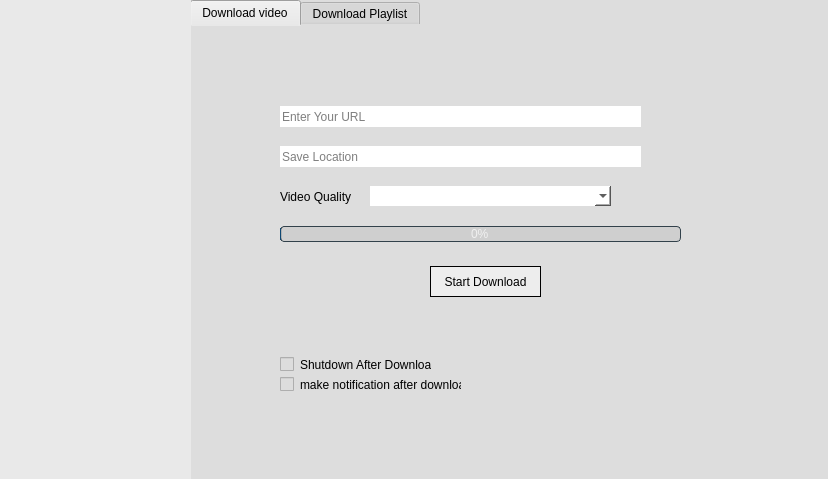
<?xml version="1.0" encoding="UTF-8"?>
<ui version="4.0">
 <class>MainWindow</class>
 <widget class="QMainWindow" name="MainWindow">
  <property name="enabled">
   <bool>true</bool>
  </property>
  <property name="geometry">
   <rect>
    <x>0</x>
    <y>0</y>
    <width>828</width>
    <height>479</height>
   </rect>
  </property>
  <property name="sizePolicy">
   <sizepolicy hsizetype="Fixed" vsizetype="Fixed">
    <horstretch>0</horstretch>
    <verstretch>0</verstretch>
   </sizepolicy>
  </property>
  <property name="windowTitle">
   <string>MainWindow</string>
  </property>
  <property name="styleSheet">
   <string notr="true">QWidget {
    background-color: #DDDDDD;
    border: 0px solid #32414B;
    padding: 0px;
    color: black;
    selection-background-color: #1464A0;
    selection-color: #F0F0F0;
}
QLineEdit{
	background-color:white;
	color:black;
}

QProgressBar{
    background-color: #CFCFCF;
    border: 1px solid #32414B;
    color: #F0F0F0;
    border-radius: 4px;
	text-align:center;
}

QListWidget{
	background:#E9E9E9;
	color:white;
}
QListWidget:item:hover{
	background-color:#181818;
	border-left:4px slide #006eff
}
QComboBox{
	background-color:white;
}
QLCDNumber{
	border:1px solid white;
}
QPushButton:hover {
    border: 1px solid #19232D;
}
QPushButton:pressed {
    background-color: #6f6f6f;
	border: 1px solid #19232D;

}</string>
  </property>
  <widget class="QWidget" name="centralwidget">
   <widget class="QTabWidget" name="tabWidget">
    <property name="geometry">
     <rect>
      <x>190</x>
      <y>0</y>
      <width>641</width>
      <height>511</height>
     </rect>
    </property>
    <property name="currentIndex">
     <number>0</number>
    </property>
    <widget class="QWidget" name="tab_2">
     <attribute name="title">
      <string>Download video</string>
     </attribute>
     <widget class="QLineEdit" name="save_video">
      <property name="geometry">
       <rect>
        <x>90</x>
        <y>120</y>
        <width>361</width>
        <height>21</height>
       </rect>
      </property>
      <property name="placeholderText">
       <string>Save Location</string>
      </property>
     </widget>
     <widget class="QLineEdit" name="video_url">
      <property name="geometry">
       <rect>
        <x>90</x>
        <y>80</y>
        <width>361</width>
        <height>21</height>
       </rect>
      </property>
      <property name="placeholderText">
       <string>Enter Your URL</string>
      </property>
     </widget>
     <widget class="QComboBox" name="combo_box">
      <property name="geometry">
       <rect>
        <x>180</x>
        <y>160</y>
        <width>241</width>
        <height>20</height>
       </rect>
      </property>
      <property name="editable">
       <bool>false</bool>
      </property>
     </widget>
     <widget class="QLabel" name="label_5">
      <property name="geometry">
       <rect>
        <x>90</x>
        <y>160</y>
        <width>71</width>
        <height>21</height>
       </rect>
      </property>
      <property name="text">
       <string>Video Quality</string>
      </property>
     </widget>
     <widget class="QProgressBar" name="progress_bar">
      <property name="geometry">
       <rect>
        <x>90</x>
        <y>200</y>
        <width>401</width>
        <height>16</height>
       </rect>
      </property>
      <property name="sizePolicy">
       <sizepolicy hsizetype="Fixed" vsizetype="Fixed">
        <horstretch>0</horstretch>
        <verstretch>0</verstretch>
       </sizepolicy>
      </property>
      <property name="value">
       <number>0</number>
      </property>
     </widget>
     <widget class="QPushButton" name="video_save">
      <property name="geometry">
       <rect>
        <x>460</x>
        <y>120</y>
        <width>31</width>
        <height>21</height>
       </rect>
      </property>
      <property name="text">
       <string/>
      </property>
      <property name="icon">
       <iconset resource="My Download Project/image.qrc">
        <normaloff>:/images/image/save.png</normaloff>:/images/image/save.png</iconset>
      </property>
      <property name="iconSize">
       <size>
        <width>20</width>
        <height>61</height>
       </size>
      </property>
     </widget>
     <widget class="QPushButton" name="video_start">
      <property name="geometry">
       <rect>
        <x>240</x>
        <y>240</y>
        <width>111</width>
        <height>31</height>
       </rect>
      </property>
      <property name="styleSheet">
       <string notr="true">QPushButton{
	background-color:#EDEDED;
	color:black;
	border:1px solid black;
}
QPushButton:hover{
	background-color:#a8a8a8;
	border: 3px solid #148CD2;
}
QPushButton:pressed {
    background-color: #19232D;
    border: 1px solid #19232D;
}</string>
      </property>
      <property name="text">
       <string>Start Download</string>
      </property>
     </widget>
     <widget class="QPushButton" name="video_search">
      <property name="geometry">
       <rect>
        <x>460</x>
        <y>80</y>
        <width>31</width>
        <height>21</height>
       </rect>
      </property>
      <property name="text">
       <string/>
      </property>
      <property name="icon">
       <iconset resource="My Download Project/image.qrc">
        <normaloff>:/images/image/search.png</normaloff>:/images/image/search.png</iconset>
      </property>
      <property name="iconSize">
       <size>
        <width>20</width>
        <height>61</height>
       </size>
      </property>
     </widget>
     <widget class="QCheckBox" name="shutdown_video">
      <property name="geometry">
       <rect>
        <x>90</x>
        <y>330</y>
        <width>151</width>
        <height>17</height>
       </rect>
      </property>
      <property name="text">
       <string>Shutdown After Download</string>
      </property>
     </widget>
     <widget class="QCheckBox" name="notification_video">
      <property name="geometry">
       <rect>
        <x>90</x>
        <y>350</y>
        <width>181</width>
        <height>17</height>
       </rect>
      </property>
      <property name="text">
       <string>make notification after download</string>
      </property>
     </widget>
    </widget>
    <widget class="QWidget" name="tab_3">
     <attribute name="title">
      <string>Download Playlist</string>
     </attribute>
     <widget class="QLineEdit" name="save_playlist">
      <property name="geometry">
       <rect>
        <x>90</x>
        <y>120</y>
        <width>361</width>
        <height>21</height>
       </rect>
      </property>
      <property name="placeholderText">
       <string>Save Location</string>
      </property>
     </widget>
     <widget class="QLineEdit" name="playlist_url">
      <property name="geometry">
       <rect>
        <x>90</x>
        <y>80</y>
        <width>361</width>
        <height>21</height>
       </rect>
      </property>
      <property name="placeholderText">
       <string>Enter Your URL</string>
      </property>
     </widget>
     <widget class="QLabel" name="label_7">
      <property name="geometry">
       <rect>
        <x>90</x>
        <y>160</y>
        <width>71</width>
        <height>21</height>
       </rect>
      </property>
      <property name="text">
       <string>Video Quality: </string>
      </property>
     </widget>
     <widget class="QPushButton" name="playlist_start">
      <property name="geometry">
       <rect>
        <x>240</x>
        <y>280</y>
        <width>111</width>
        <height>31</height>
       </rect>
      </property>
      <property name="styleSheet">
       <string notr="true">QPushButton{
	background-color:#EDEDED;
	color:black;
	border:1px solid black;
}
QPushButton:hover{
	background-color:#a8a8a8;
	border: 3px solid #148CD2;
}
QPushButton:pressed {
    background-color: #19232D;
    border: 1px solid #19232D;
}</string>
      </property>
      <property name="text">
       <string>Start Download</string>
      </property>
     </widget>
     <widget class="QProgressBar" name="progress_bar2">
      <property name="geometry">
       <rect>
        <x>90</x>
        <y>240</y>
        <width>401</width>
        <height>16</height>
       </rect>
      </property>
      <property name="sizePolicy">
       <sizepolicy hsizetype="Fixed" vsizetype="Fixed">
        <horstretch>0</horstretch>
        <verstretch>0</verstretch>
       </sizepolicy>
      </property>
      <property name="value">
       <number>0</number>
      </property>
     </widget>
     <widget class="QLCDNumber" name="lcdNumber">
      <property name="geometry">
       <rect>
        <x>190</x>
        <y>201</y>
        <width>64</width>
        <height>20</height>
       </rect>
      </property>
     </widget>
     <widget class="QLabel" name="label">
      <property name="geometry">
       <rect>
        <x>90</x>
        <y>200</y>
        <width>71</width>
        <height>16</height>
       </rect>
      </property>
      <property name="text">
       <string>Current Video</string>
      </property>
     </widget>
     <widget class="QPushButton" name="playlist_save">
      <property name="geometry">
       <rect>
        <x>460</x>
        <y>120</y>
        <width>31</width>
        <height>21</height>
       </rect>
      </property>
      <property name="text">
       <string/>
      </property>
      <property name="icon">
       <iconset resource="My Download Project/image.qrc">
        <normaloff>:/images/image/save.png</normaloff>:/images/image/save.png</iconset>
      </property>
      <property name="iconSize">
       <size>
        <width>20</width>
        <height>61</height>
       </size>
      </property>
     </widget>
     <widget class="QPushButton" name="playlist_search">
      <property name="geometry">
       <rect>
        <x>460</x>
        <y>80</y>
        <width>31</width>
        <height>21</height>
       </rect>
      </property>
      <property name="text">
       <string/>
      </property>
      <property name="icon">
       <iconset resource="My Download Project/image.qrc">
        <normaloff>:/images/image/search.png</normaloff>:/images/image/search.png</iconset>
      </property>
      <property name="iconSize">
       <size>
        <width>20</width>
        <height>61</height>
       </size>
      </property>
     </widget>
     <widget class="QLabel" name="label_16">
      <property name="geometry">
       <rect>
        <x>190</x>
        <y>160</y>
        <width>121</width>
        <height>21</height>
       </rect>
      </property>
      <property name="text">
       <string/>
      </property>
     </widget>
     <widget class="QCheckBox" name="shutdown_playlist">
      <property name="geometry">
       <rect>
        <x>90</x>
        <y>370</y>
        <width>151</width>
        <height>17</height>
       </rect>
      </property>
      <property name="text">
       <string>Shutdown After Download</string>
      </property>
      <property name="checked">
       <bool>false</bool>
      </property>
      <property name="tristate">
       <bool>false</bool>
      </property>
     </widget>
     <widget class="QCheckBox" name="notification_playlist">
      <property name="geometry">
       <rect>
        <x>90</x>
        <y>390</y>
        <width>181</width>
        <height>17</height>
       </rect>
      </property>
      <property name="text">
       <string>make notification after download</string>
      </property>
      <property name="checkable">
       <bool>true</bool>
      </property>
      <property name="checked">
       <bool>false</bool>
      </property>
     </widget>
    </widget>
   </widget>
   <widget class="QWidget" name="widget" native="true">
    <property name="geometry">
     <rect>
      <x>0</x>
      <y>-10</y>
      <width>191</width>
      <height>521</height>
     </rect>
    </property>
    <property name="styleSheet">
     <string notr="true">background-color:#E9E9E9;</string>
    </property>
    <widget class="QWidget" name="verticalLayoutWidget">
     <property name="geometry">
      <rect>
       <x>0</x>
       <y>0</y>
       <width>190</width>
       <height>491</height>
      </rect>
     </property>
     <layout class="QVBoxLayout" name="verticalLayout">
      <item>
       <widget class="QPushButton" name="video_tab">
        <property name="toolTip">
         <string>video</string>
        </property>
        <property name="styleSheet">
         <string notr="true">QPushButton:hover {
    border: 1px solid #19232D;
}
QPushButton:pressed {
    background-color: #6f6f6f;
	border: 1px solid #19232D;

}</string>
        </property>
        <property name="text">
         <string/>
        </property>
        <property name="icon">
         <iconset resource="My Download Project/image.qrc">
          <normaloff>:/images/image/youtube.png</normaloff>:/images/image/youtube.png</iconset>
        </property>
        <property name="iconSize">
         <size>
          <width>54</width>
          <height>61</height>
         </size>
        </property>
       </widget>
      </item>
      <item>
       <widget class="QPushButton" name="playlist_tab">
        <property name="toolTip">
         <string>Playlist</string>
        </property>
        <property name="styleSheet">
         <string notr="true">QPushButton:hover {
    border: 1px solid #19232D;
}
QPushButton:pressed {
    background-color: #6f6f6f;
	border: 1px solid #19232D;

}</string>
        </property>
        <property name="text">
         <string/>
        </property>
        <property name="icon">
         <iconset resource="My Download Project/image.qrc">
          <normaloff>:/images/image/playlist.png</normaloff>:/images/image/playlist.png</iconset>
        </property>
        <property name="iconSize">
         <size>
          <width>54</width>
          <height>61</height>
         </size>
        </property>
       </widget>
      </item>
     </layout>
    </widget>
   </widget>
  </widget>
  <action name="actionExit">
   <property name="text">
    <string>Exit</string>
   </property>
  </action>
 </widget>
 <resources>
  <include location="My Download Project/image.qrc"/>
 </resources>
 <connections/>
</ui>
